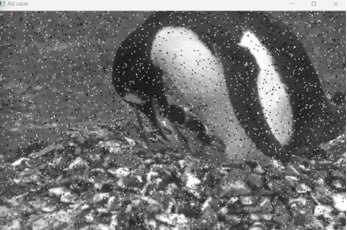
#> input picture image3.png, 347 x 230 px
$ python kuwahara.py
#> lines starting #> are read from the running program, lines starting #| are printed output that depends on the picture
import cv2
import numpy as np

def kuwahara_filter(img, ksize=5):
#> called with ksize = 5
    if ksize % 2 == 0:
        raise ValueError("Kernel o'lchami toq bo'lishi kerak!")

    h, w = img.shape
#> h = 230; w = 347
    pad = ksize // 2
    padded = cv2.copyMakeBorder(img, pad, pad, pad, pad, cv2.BORDER_REFLECT)
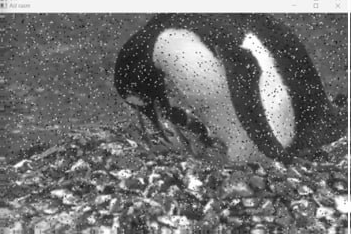
#> padded: shape (234, 351); min 10, max 255, mean 114.5
    result = np.zeros_like(img)

    for y in range(h):
        for x in range(w):
            region1 = padded[y:y+pad+1, x:x+pad+1]
            region2 = padded[y:y+pad+1, x+pad:x+ksize]
            region3 = padded[y+pad:y+ksize, x:x+pad+1]
            region4 = padded[y+pad:y+ksize, x+pad:x+ksize]

            regions = [region1, region2, region3, region4]

            means = [np.mean(r) for r in regions]
            vars_ = [np.var(r) for r in regions]

            min_index = np.argmin(vars_)
            result[y, x] = means[min_index]
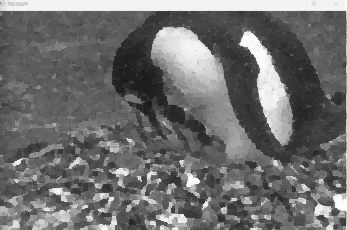
#> result: shape (230, 347); min 22, max 254, mean 110.1

    return result


img = cv2.imread("image3.png", 0)
if img is None:
    print("Rasm topilmadi.")
    exit()

filtered = kuwahara_filter(img, ksize=5)

cv2.imshow("Asl rasm", img)
cv2.imshow("Kuwahara Filter", filtered)
cv2.waitKey(0)
cv2.destroyAllWindows()

cv2.imwrite("kuwahara_filtered.jpg", filtered)
